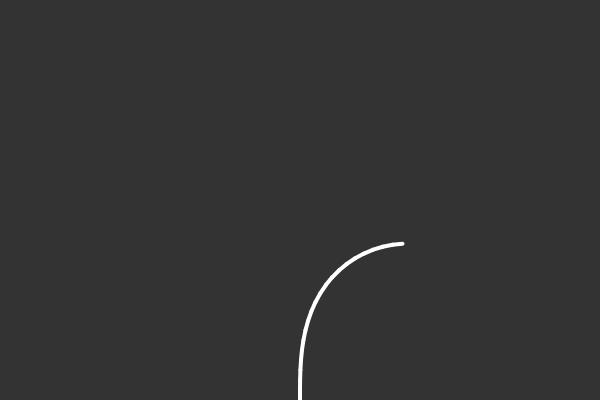
Frame 1 (no input)
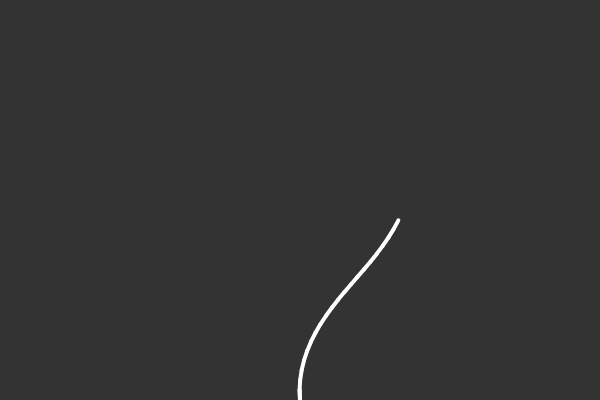
Frame 60 (no input)
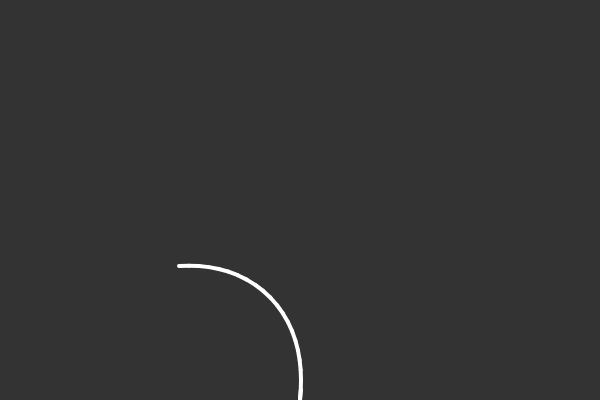
Frame 120 (the mouse pressed at the canvas centre since frame 60)

The p5.js sketch that drew these frames (run headless with seeded random() and noise() and a simulated clock; from frame 60 on, the mouse is pressed at the canvas centre):

// p5.js sketch
// ── sketch.js
let tentacle

function setup() {
  createCanvas(600, 400)

  let t = 0

  tentacle = new Segment(null, width / 2, height, 10, radians(0), t)

  let current = tentacle
  for (let i = 0; i < 20; i++) {
    t += 0.1
    let next = new Segment(current, null, null, 10, 0, t)
    current.child = next
    current = next
  }
}

function draw() {
  background(51)

  let next = tentacle
  while (next) {
    next.wiggle()
    next.update()
    next.show()
    next = next.child
  }

  tentacle.wiggle()
  tentacle.update()
  tentacle.show()
}

// ── Segment.js
class Segment {
    constructor(parent, x, y, length, angle, t) {
        if (parent) {
            this.a = parent.b.copy()
            this.length = length
            this.angle = angle
            this.selfAngle = angle
            this.calculateB()
            this.parent = parent
        } else {
            this.a = createVector(x, y)
            this.length = length
            this.angle = angle
            this.selfAngle = angle
            this.calculateB()
            this.parent = null
        }
        this.t = t

        this.child
    }

    wiggle() {
        this.selfAngle = map(sin(this.t), -1, 1, -0.1, 0.1)
        this.t += 0.03
    }

    update() {
        this.angle = this.selfAngle
        if (this.parent) {
            this.a = this.parent.b.copy()
            this.angle += this.parent.angle
        } else {
            this.angle += -PI / 2
        }
        this.calculateB()
    }

    calculateB() {
        const dx = this.length * cos(this.angle)
        const dy = this.length * sin(this.angle)

        this.b = createVector(this.a.x + dx, this.a.y + dy)
    }

    show() {
        stroke(255)
        strokeWeight(4)
        line(this.a.x, this.a.y, this.b.x, this.b.y)
    }
}
